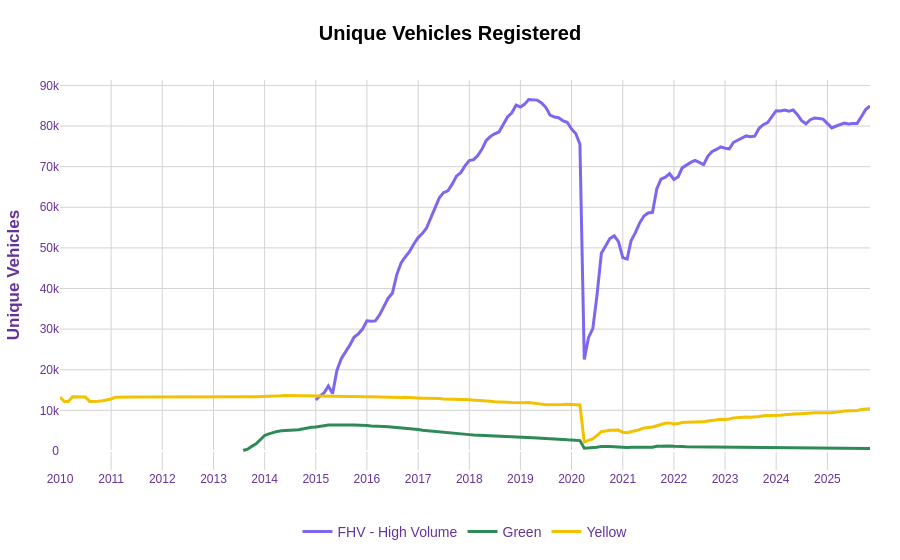

Notebook source saved alongside this figure:
### Markdown cell above
Analizando la demanda a lo largo de los últimos años, podemos apreciar que la demanda de taxis amarillos ha crecido un poco desde 2021 (donde era casi nula debido al Covid-19). A pesar de ello, la demanda de vehículos de alto volumen es un 400-500% de la demanda de taxis. Esto sugiere que los pasajeros prefieren claramente empresas como Uber o Lyft a los taxis tradicionales.

### Code cell
res2 = con.execute(f"""
    SELECT
    CAST(strptime("Month/Year" || '-01', '%Y-%m-%d') AS DATE) AS month_year_date,
    try_cast(replace("Unique Vehicles", ',', '') AS BIGINT) AS unique_vehicles,
    "License Class" as type
    FROM '{path_agg_data}'
    WHERE "License Class" IN ('Yellow', 'Green', 'FHV - High Volume')
    ORDER BY month_year_date DESC;

""").pl()

fig = px.line(
    res2,
    x="month_year_date",
    y="unique_vehicles",
    color="type",
    title="<b>Unique Vehicles Registered</b>",
    color_discrete_map=color_map,
)

fig.update_xaxes(
    dtick="M12", 
    tickformat="%Y",
    tickfont=dict(size=12),
    title_font=dict(size=14, family='Arial'),
    gridcolor='LightGray'
)

fig.update_yaxes(
    tickfont=dict(size=12),
    title_font=dict(size=14, family='Arial'),
    gridcolor='LightGray'
)

fig.update_traces(
    hovertemplate="<b>Date:</b> %{x|%b %Y}<br><b>Unique Vehicles:</b> %{y:.1f}<extra>%{fullData.name}</extra>",
    line=dict(width=3)
)

fig.update_layout(
    xaxis_title="",
    yaxis_title="<b>Unique Vehicles</b>",
    
    font=dict(family="Arial, sans-serif", size=14, color="RebeccaPurple"),
    
    title=dict(x=0.5, font=dict(size=20, color='black')),
    
    plot_bgcolor='white',
    paper_bgcolor='white',
    
    legend=dict(
        title="",
        orientation="h",
        yanchor="bottom",
        y=-0.2,
        xanchor="center",
        x=0.5
    ),
    
    margin=dict(l=60, r=30, t=80, b=60)
)

fig.show()

### Figure 1 — Plotly figure (JSON) as saved in the notebook; plotly's stock layout.template omitted (floating-point values rounded to 4 significant figures; data arrays with more than 128 entries replaced by an {"elided": "..."} marker saying what was removed)
{"data": [{"hovertemplate": "<b>Date:</b> %{x|%b %Y}<br><b>Unique Vehicles:</b> %{y:.1f}<extra>%{fullData.name}</extra>", "legendgroup": "FHV - High Volume", "line": {"color": "#7B68EE", "dash": "solid", "width": 3}, "marker": {"symbol": "circle"}, "mode": "lines", "name": "FHV - High Volume", "orientation": "v", "showlegend": true, "type": "scatter", "x": {"elided": "131 str values"}, "xaxis": "x", "y": {"elided": "131 int values"}, "yaxis": "y"}, {"hovertemplate": "<b>Date:</b> %{x|%b %Y}<br><b>Unique Vehicles:</b> %{y:.1f}<extra>%{fullData.name}</extra>", "legendgroup": "Green", "line": {"color": "#2E8B57", "dash": "solid", "width": 3}, "marker": {"symbol": "circle"}, "mode": "lines", "name": "Green", "orientation": "v", "showlegend": true, "type": "scatter", "x": {"elided": "148 str values"}, "xaxis": "x", "y": {"elided": "148 int values"}, "yaxis": "y"}, {"hovertemplate": "<b>Date:</b> %{x|%b %Y}<br><b>Unique Vehicles:</b> %{y:.1f}<extra>%{fullData.name}</extra>", "legendgroup": "Yellow", "line": {"color": "#F2C200", "dash": "solid", "width": 3}, "marker": {"symbol": "circle"}, "mode": "lines", "name": "Yellow", "orientation": "v", "showlegend": true, "type": "scatter", "x": {"elided": "191 str values"}, "xaxis": "x", "y": {"elided": "191 int values"}, "yaxis": "y"}], "layout": {"font": {"color": "RebeccaPurple", "family": "Arial, sans-serif", "size": 14}, "legend": {"orientation": "h", "title": {"text": ""}, "tracegroupgap": 0, "x": 0.5, "xanchor": "center", "y": -0.2, "yanchor": "bottom"}, "margin": {"b": 60, "l": 60, "r": 30, "t": 80}, "paper_bgcolor": "white", "plot_bgcolor": "white", "title": {"font": {"color": "black", "size": 20}, "text": "<b>Unique Vehicles Registered</b>", "x": 0.5}, "xaxis": {"anchor": "y", "domain": [0, 1], "dtick": "M12", "gridcolor": "LightGray", "tickfont": {"size": 12}, "tickformat": "%Y", "title": {"text": ""}}, "yaxis": {"anchor": "x", "domain": [0, 1], "gridcolor": "LightGray", "tickfont": {"size": 12}, "title": {"text": "<b>Unique Vehicles</b>"}}}}
